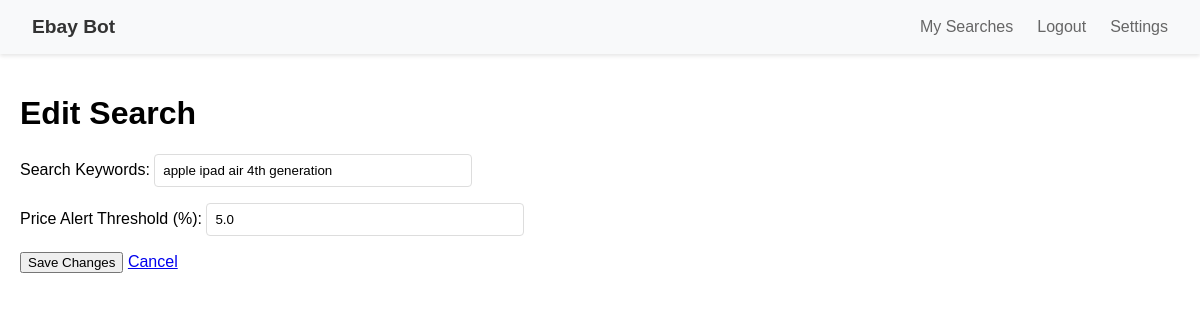
/queries/1 (signed in), run on an earlier commit of the app's database.
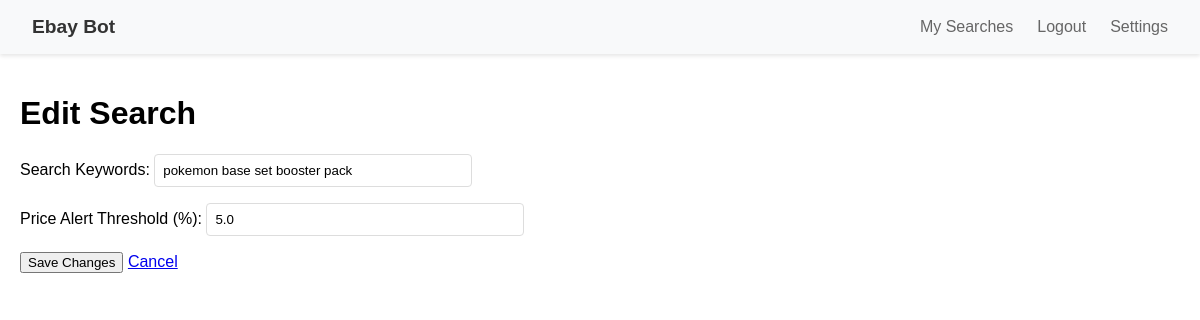
And on a later commit of the database.
### app/models.py (models this page shows)
class Query(db.Model):
    __tablename__ = 'queries'
    id = db.Column(db.Integer, primary_key=True)
    keywords = db.Column(db.String(255), nullable=False)
    check_interval = db.Column(db.Integer, nullable=False)
    user_id = db.Column(db.Integer, db.ForeignKey('users.id'), nullable=False)
    min_price = db.Column(db.Numeric(10,2))
    max_price = db.Column(db.Numeric(10,2))
    created_at = db.Column(db.DateTime, default=datetime.utcnow)
    filters = db.Column(db.JSON)  # {min_price, max_price, condition, etc}
    is_active = db.Column(db.Boolean, default=False)
    last_checked = db.Column(db.DateTime)
    limit = db.Column(db.Integer, default=200)
    total_items = db.Column(db.Integer)  # Track total found
    price_alert_threshold = db.Column(db.Float, default=5.0)  # Percentage threshold
    marketplace = db.Column(db.String(10), nullable=False, default='EBAY_GB')
    item_location = db.Column(db.String(10), nullable=False, default='GB')
    items = db.relationship('Item', backref='query', cascade='all, delete-orphan')

### app/routes/queries.py (the view)
@bp.route('/<int:query_id>', methods=['GET', 'POST'])
@login_required #TODO: Edit query button is not calling this function/ generally not working
def edit_query(query_id):
    query = Query.query.get_or_404(query_id)
    form = QueryForm(obj=query)  # Populate form from query object
    if form.validate_on_submit():
        form.populate_obj(query)  # Update query from form data
        db.session.commit()
        return redirect(url_for('queries.manage_queries'))
    return render_template('queries/edit.html', form=form, query=query)

### app/forms.py
class QueryForm(FlaskForm):
    keywords = StringField('Search Terms', validators=[DataRequired()])
    min_price = DecimalField('Minimum Price', places=2, validators=[Optional()])
    max_price = DecimalField('Maximum Price', places=2, validators=[Optional()])
    check_interval = IntegerField(
        'Check Every (minutes)',
        validators=[InputRequired(), NumberRange(min=1, max=1440)]
    )
    marketplace = SelectField(
    'Marketplace',
    choices=[
        (m['code'], f"{m['country']} ({m['site']})")
        for m in MARKETPLACE_IDS.values()
    ],
    default='EBAY_GB'
)
    item_location = SelectField(
        'Item Location',
        choices=[
            (l['location'], f"{l['country']}")
            for l in MARKETPLACE_IDS.values()
        ],
        default='GB'
    )
    submit = SubmitField('Save Search')

### app/extensions.py (called while the page is built)
def load_user(user_id):
    from app.models import User
    return User.query.get(int(user_id))

### app/templates/queries/edit.html (shortened to what this page needs)
{% extends 'base.html' %}
{% block content %}
<h1>Edit Search</h1>
<form method="POST">
    <div class="form-group">
        <label for="keywords">Search Keywords:</label>
        <input type="text" id="keywords" name="keywords"
               value="{{ query.keywords }}" required>
    </div>
    <div class="form-group">
        <label for="threshold">Price Alert Threshold (%):</label>
        <input type="number" id="threshold" name="threshold"
               step="0.1" min="0" max="100"
               value="{{ query.price_alert_threshold }}" required>
    </div>
    <button type="submit" class="btn-save">Save Changes</button>
    <a href="{{ url_for('queries.manage_queries') }}" class="btn-cancel">Cancel</a>
</form>
{% endblock %}

What changed in the data, as far as the page shows it:
changed Query: keywords "apple ipad air 4th generation" → "pokemon base set booster pack"
